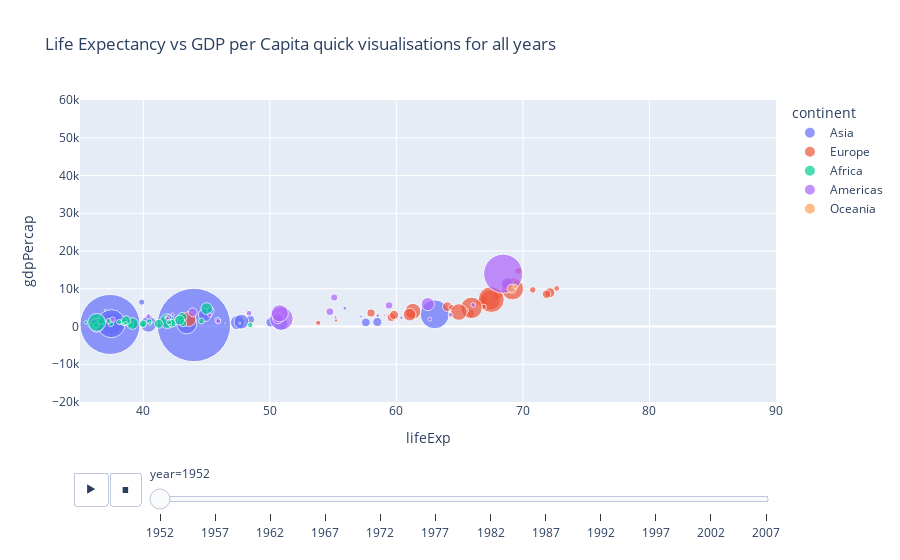

The cell this chart's notebook holds for it:
### Code cell
# plot animation of above plot for all years
fig = px.scatter(gap , x = 'lifeExp' , y = 'gdpPercap' , color = 'continent' , size = 'pop', size_max=80 , hover_name = 'country' , range_x = [35 , 90] , range_y = [-20000 , 60000] , title = 'Life Expectancy vs GDP per Capita quick visualisations for all years' , animation_frame = 'year' , animation_group = 'country')
fig.show()

### Figure 1 — Plotly figure (JSON) as saved in the notebook; plotly's stock layout.template omitted (floating-point values rounded to 4 significant figures)
{"data": [{"hovertemplate": "<b>%{hovertext}</b><br><br>continent=Asia<br>year=1952<br>lifeExp=%{x}<br>gdpPercap=%{y}<br>pop=%{marker.size}<extra></extra>", "hovertext": ["Afghanistan", "Bahrain", "Bangladesh", "Cambodia", "China", "Hong Kong, China", "India", "Indonesia", "Iran", "Iraq", "Israel", "Japan", "Jordan", "Korea, Dem. Rep.", "Korea, Rep.", "Kuwait", "Lebanon", "Malaysia", "Mongolia", "Myanmar", "Nepal", "Oman", "Pakistan", "Philippines", "Saudi Arabia", "Singapore", "Sri Lanka", "Syria", "Taiwan", "Thailand", "Vietnam", "West Bank and Gaza", "Yemen, Rep."], "ids": ["Afghanistan", "Bahrain", "Bangladesh", "Cambodia", "China", "Hong Kong, China", "India", "Indonesia", "Iran", "Iraq", "Israel", "Japan", "Jordan", "Korea, Dem. Rep.", "Korea, Rep.", "Kuwait", "Lebanon", "Malaysia", "Mongolia", "Myanmar", "Nepal", "Oman", "Pakistan", "Philippines", "Saudi Arabia", "Singapore", "Sri Lanka", "Syria", "Taiwan", "Thailand", "Vietnam", "West Bank and Gaza", "Yemen, Rep."], "legendgroup": "Asia", "marker": {"color": "#636efa", "size": [8425333, 120447, 46886859, 4693836, 556263527, 2125900, 372000000, 82052000, 17272000, 5441766, 1620914, 86459025, 607914, 8865488, 20947571, 160000, 1439529, 6748378, 800663, 20092996, 9182536, 507833, 41346560, 22438691, 4005677, 1127000, 7982342, 3661549, 8550362, 21289402, 26246839, 1030585, 4963829], "sizemode": "area", "sizeref": 206000.0, "symbol": "circle"}, "mode": "markers", "name": "Asia", "orientation": "v", "showlegend": true, "x": [28.8, 50.94, 37.48, 39.42, 44.0, 60.96, 37.37, 37.47, 44.87, 45.32, 65.39, 63.03, 43.16, 50.06, 47.45, 55.56, 55.93, 48.46, 42.24, 36.32, 36.16, 37.58, 43.44, 47.75, 39.88, 60.4, 57.59, 45.88, 58.5, 50.85, 40.41, 43.16, 32.55], "xaxis": "x", "y": [779.4, 9867.0, 684.2, 368.5, 400.4, 3054.0, 546.6, 749.7, 3035.0, 4130.0, 4087.0, 3217.0, 1547.0, 1088.0, 1031.0, 108400.0, 4835.0, 1831.0, 786.6, 331.0, 545.9, 1828.0, 684.6, 1273.0, 6460.0, 2315.0, 1084.0, 1643.0, 1207.0, 757.8, 605.1, 1516.0, 781.7], "yaxis": "y", "type": "scatter"}, {"hovertemplate": "<b>%{hovertext}</b><br><br>continent=Europe<br>year=1952<br>lifeExp=%{x}<br>gdpPercap=%{y}<br>pop=%{marker.size}<extra></extra>", "hovertext": ["Albania", "Austria", "Belgium", "Bosnia and Herzegovina", "Bulgaria", "Croatia", "Czech Republic", "Denmark", "Finland", "France", "Germany", "Greece", "Hungary", "Iceland", "Ireland", "Italy", "Montenegro", "Netherlands", "Norway", "Poland", "Portugal", "Romania", "Serbia", "Slovak Republic", "Slovenia", "Spain", "Sweden", "Switzerland", "Turkey", "United Kingdom"], "ids": ["Albania", "Austria", "Belgium", "Bosnia and Herzegovina", "Bulgaria", "Croatia", "Czech Republic", "Denmark", "Finland", "France", "Germany", "Greece", "Hungary", "Iceland", "Ireland", "Italy", "Montenegro", "Netherlands", "Norway", "Poland", "Portugal", "Romania", "Serbia", "Slovak Republic", "Slovenia", "Spain", "Sweden", "Switzerland", "Turkey", "United Kingdom"], "legendgroup": "Europe", "marker": {"color": "#EF553B", "size": [1282697, 6927772, 8730405, 2791000, 7274900, 3882229, 9125183, 4334000, 4090500, 42459667, 69145952, 7733250, 9504000, 147962, 2952156, 47666000, 413834, 10381988, 3327728, 25730551, 8526050, 16630000, 6860147, 3558137, 1489518, 28549870, 7124673, 4815000, 22235677, 50430000], "sizemode": "area", "sizeref": 206000.0, "symbol": "circle"}, "mode": "markers", "name": "Europe", "orientation": "v", "showlegend": true, "x": [55.23, 66.8, 68.0, 53.82, 59.6, 61.21, 66.87, 70.78, 66.55, 67.41, 67.5, 65.86, 64.03, 72.49, 66.91, 65.94, 59.16, 72.13, 72.67, 61.31, 59.82, 61.05, 58.0, 64.36, 65.57, 64.94, 71.86, 69.62, 43.59, 69.18], "xaxis": "x", "y": [1601.0, 6137.0, 8343.0, 973.5, 2444.0, 3119.0, 6876.0, 9692.0, 6425.0, 7030.0, 7144.0, 3531.0, 5264.0, 7268.0, 5210.0, 4931.0, 2648.0, 8942.0, 10100.0, 4029.0, 3068.0, 3145.0, 3581.0, 5075.0, 4215.0, 3834.0, 8528.0, 14730.0, 1969.0, 9980.0], "yaxis": "y", "type": "scatter"}, {"hovertemplate": "<b>%{hovertext}</b><br><br>continent=Africa<br>year=1952<br>lifeExp=%{x}<br>gdpPercap=%{y}<br>pop=%{marker.size}<extra></extra>", "hovertext": ["Algeria", "Angola", "Benin", "Botswana", "Burkina Faso", "Burundi", "Cameroon", "Central African Republic", "Chad", "Comoros", "Congo, Dem. Rep.", "Congo, Rep.", "Cote d'Ivoire", "Djibouti", "Egypt", "Equatorial Guinea", "Eritrea", "Ethiopia", "Gabon", "Gambia", "Ghana", "Guinea", "Guinea-Bissau", "Kenya", "Lesotho", "Liberia", "Libya", "Madagascar", "Malawi", "Mali", "Mauritania", "Mauritius", "Morocco", "Mozambique", "Namibia", "Niger", "Nigeria", "Reunion", "Rwanda", "Sao Tome and Principe", "Senegal", "Sierra Leone", "Somalia", "South Africa", "Sudan", "Swaziland", "Tanzania", "Togo", "Tunisia", "Uganda", "Zambia", "Zimbabwe"], "ids": ["Algeria", "Angola", "Benin", "Botswana", "Burkina Faso", "Burundi", "Cameroon", "Central African Republic", "Chad", "Comoros", "Congo, Dem. Rep.", "Congo, Rep.", "Cote d'Ivoire", "Djibouti", "Egypt", "Equatorial Guinea", "Eritrea", "Ethiopia", "Gabon", "Gambia", "Ghana", "Guinea", "Guinea-Bissau", "Kenya", "Lesotho", "Liberia", "Libya", "Madagascar", "Malawi", "Mali", "Mauritania", "Mauritius", "Morocco", "Mozambique", "Namibia", "Niger", "Nigeria", "Reunion", "Rwanda", "Sao Tome and Principe", "Senegal", "Sierra Leone", "Somalia", "South Africa", "Sudan", "Swaziland", "Tanzania", "Togo", "Tunisia", "Uganda", "Zambia", "Zimbabwe"], "legendgroup": "Africa", "marker": {"color": "#00cc96", "size": [9279525, 4232095, 1738315, 442308, 4469979, 2445618, 5009067, 1291695, 2682462, 153936, 14100005, 854885, 2977019, 63149, 22223309, 216964, 1438760, 20860941, 420702, 284320, 5581001, 2664249, 580653, 6464046, 748747, 863308, 1019729, 4762912, 2917802, 3838168, 1022556, 516556, 9939217, 6446316, 485831, 3379468, 33119096, 257700, 2534927, 60011, 2755589, 2143249, 2526994, 14264935, 8504667, 290243, 8322925, 1219113, 3647735, 5824797, 2672000, 3080907], "sizemode": "area", "sizeref": 206000.0, "symbol": "circle"}, "mode": "markers", "name": "Africa", "orientation": "v", "showlegend": true, "x": [43.08, 30.02, 38.22, 47.62, 31.98, 39.03, 38.52, 35.46, 38.09, 40.72, 39.14, 42.11, 40.48, 34.81, 41.89, 34.48, 35.93, 34.08, 37.0, 30.0, 43.15, 33.61, 32.5, 42.27, 42.14, 38.48, 42.72, 36.68, 36.26, 33.69, 40.54, 50.99, 42.87, 31.29, 41.73, 37.44, 36.32, 52.72, 40.0, 46.47, 37.28, 30.33, 32.98, 45.01, 38.63, 41.41, 41.22, 38.6, 44.6, 39.98, 42.04, 48.45], "xaxis": "x", "y": [2449.0, 3521.0, 1063.0, 851.2, 543.3, 339.3, 1173.0, 1071.0, 1179.0, 1103.0, 780.5, 2126.0, 1389.0, 2670.0, 1419.0, 375.6, 328.9, 362.1, 4293.0, 485.2, 911.3, 510.2, 299.9, 853.5, 298.8, 575.6, 2388.0, 1443.0, 369.2, 452.3, 743.1, 1968.0, 1688.0, 468.5, 2424.0, 761.9, 1077.0, 2719.0, 493.3, 879.6, 1450.0, 879.8, 1136.0, 4725.0, 1616.0, 1148.0, 716.7, 859.8, 1468.0, 734.8, 1147.0, 406.9], "yaxis": "y", "type": "scatter"}, {"hovertemplate": "<b>%{hovertext}</b><br><br>continent=Americas<br>year=1952<br>lifeExp=%{x}<br>gdpPercap=%{y}<br>pop=%{marker.size}<extra></extra>", "hovertext": ["Argentina", "Bolivia", "Brazil", "Canada", "Chile", "Colombia", "Costa Rica", "Cuba", "Dominican Republic", "Ecuador", "El Salvador", "Guatemala", "Haiti", "Honduras", "Jamaica", "Mexico", "Nicaragua", "Panama", "Paraguay", "Peru", "Puerto Rico", "Trinidad and Tobago", "United States", "Uruguay", "Venezuela"], "ids": ["Argentina", "Bolivia", "Brazil", "Canada", "Chile", "Colombia", "Costa Rica", "Cuba", "Dominican Republic", "Ecuador", "El Salvador", "Guatemala", "Haiti", "Honduras", "Jamaica", "Mexico", "Nicaragua", "Panama", "Paraguay", "Peru", "Puerto Rico", "Trinidad and Tobago", "United States", "Uruguay", "Venezuela"], "legendgroup": "Americas", "marker": {"color": "#ab63fa", "size": [17876956, 2883315, 56602560, 14785584, 6377619, 12350771, 926317, 6007797, 2491346, 3548753, 2042865, 3146381, 3201488, 1517453, 1426095, 30144317, 1165790, 940080, 1555876, 8025700, 2227000, 662850, 157553000, 2252965, 5439568], "sizemode": "area", "sizeref": 206000.0, "symbol": "circle"}, "mode": "markers", "name": "Americas", "orientation": "v", "showlegend": true, "x": [62.48, 40.41, 50.92, 68.75, 54.74, 50.64, 57.21, 59.42, 45.93, 48.36, 45.26, 42.02, 37.58, 41.91, 58.53, 50.79, 42.31, 55.19, 62.65, 43.9, 64.28, 59.1, 68.44, 66.07, 55.09], "xaxis": "x", "y": [5911.0, 2677.0, 2109.0, 11370.0, 3940.0, 2144.0, 2627.0, 5587.0, 1398.0, 3522.0, 3048.0, 2428.0, 1840.0, 2195.0, 2899.0, 3478.0, 3112.0, 2480.0, 1952.0, 3759.0, 3082.0, 3023.0, 13990.0, 5717.0, 7690.0], "yaxis": "y", "type": "scatter"}, {"hovertemplate": "<b>%{hovertext}</b><br><br>continent=Oceania<br>year=1952<br>lifeExp=%{x}<br>gdpPercap=%{y}<br>pop=%{marker.size}<extra></extra>", "hovertext": ["Australia", "New Zealand"], "ids": ["Australia", "New Zealand"], "legendgroup": "Oceania", "marker": {"color": "#FFA15A", "size": [8691212, 1994794], "sizemode": "area", "sizeref": 206000.0, "symbol": "circle"}, "mode": "markers", "name": "Oceania", "orientation": "v", "showlegend": true, "x": [69.12, 69.39], "xaxis": "x", "y": [10040.0, 10560.0], "yaxis": "y", "type": "scatter"}], "layout": {"xaxis": {"anchor": "y", "domain": [0.0, 1.0], "title": {"text": "lifeExp"}, "range": [35, 90]}, "yaxis": {"anchor": "x", "domain": [0.0, 1.0], "title": {"text": "gdpPercap"}, "range": [-20000, 60000]}, "legend": {"title": {"text": "continent"}, "tracegroupgap": 0, "itemsizing": "constant"}, "title": {"text": "Life Expectancy vs GDP per Capita quick visualisations for all years"}, "updatemenus": [{"buttons": [{"args": [null, {"frame": {"duration": 500, "redraw": false}, "mode": "immediate", "fromcurrent": true, "transition": {"duration": 500, "easing": "linear"}}], "label": "&#9654;", "method": "animate"}, {"args": [[null], {"frame": {"duration": 0, "redraw": false}, "mode": "immediate", "fromcurrent": true, "transition": {"duration": 0, "easing": "linear"}}], "label": "&#9724;", "method": "animate"}], "direction": "left", "pad": {"r": 10, "t": 70}, "showactive": false, "type": "buttons", "x": 0.1, "xanchor": "right", "y": 0, "yanchor": "top"}], "sliders": [{"active": 0, "currentvalue": {"prefix": "year="}, "len": 0.9, "pad": {"b": 10, "t": 60}, "steps": [{"args": [["1952"], {"frame": {"duration": 0, "redraw": false}, "mode": "immediate", "fromcurrent": true, "transition": {"duration": 0, "easing": "linear"}}], "label": "1952", "method": "animate"}, {"args": [["1957"], {"frame": {"duration": 0, "redraw": false}, "mode": "immediate", "fromcurrent": true, "transition": {"duration": 0, "easing": "linear"}}], "label": "1957", "method": "animate"}, {"args": [["1962"], {"frame": {"duration": 0, "redraw": false}, "mode": "immediate", "fromcurrent": true, "transition": {"duration": 0, "easing": "linear"}}], "label": "1962", "method": "animate"}, {"args": [["1967"], {"frame": {"duration": 0, "redraw": false}, "mode": "immediate", "fromcurrent": true, "transition": {"duration": 0, "easing": "linear"}}], "label": "1967", "method": "animate"}, {"args": [["1972"], {"frame": {"duration": 0, "redraw": false}, "mode": "immediate", "fromcurrent": true, "transition": {"duration": 0, "easing": "linear"}}], "label": "1972", "method": "animate"}, {"args": [["1977"], {"frame": {"duration": 0, "redraw": false}, "mode": "immediate", "fromcurrent": true, "transition": {"duration": 0, "easing": "linear"}}], "label": "1977", "method": "animate"}, {"args": [["1982"], {"frame": {"duration": 0, "redraw": false}, "mode": "immediate", "fromcurrent": true, "transition": {"duration": 0, "easing": "linear"}}], "label": "1982", "method": "animate"}, {"args": [["1987"], {"frame": {"duration": 0, "redraw": false}, "mode": "immediate", "fromcurrent": true, "transition": {"duration": 0, "easing": "linear"}}], "label": "1987", "method": "animate"}, {"args": [["1992"], {"frame": {"duration": 0, "redraw": false}, "mode": "immediate", "fromcurrent": true, "transition": {"duration": 0, "easing": "linear"}}], "label": "1992", "method": "animate"}, {"args": [["1997"], {"frame": {"duration": 0, "redraw": false}, "mode": "immediate", "fromcurrent": true, "transition": {"duration": 0, "easing": "linear"}}], "label": "1997", "method": "animate"}, {"args": [["2002"], {"frame": {"duration": 0, "redraw": false}, "mode": "immediate", "fromcurrent": true, "transition": {"duration": 0, "easing": "linear"}}], "label": "2002", "method": "animate"}, {"args": [["2007"], {"frame": {"duration": 0, "redraw": false}, "mode": "immediate", "fromcurrent": true, "transition": {"duration": 0, "easing": "linear"}}], "label": "2007", "method": "animate"}], "x": 0.1, "xanchor": "left", "y": 0, "yanchor": "top"}]}}
